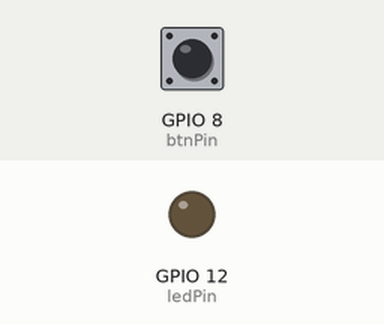
This sketch was run on a simulated ESP8266 (NodeMCU). On the bench: output pins drawn as LEDs (lit = HIGH). Inputs (shaded band) come from the test bench; at power-on: GPIO 8 (btnPin) HIGH. WiFi joins after 1.5 s; servers stay silent unless stated.

Above: at 3.0 s.
3.1 s: GPIO 8 (btnPin) pulled LOW for 0.15 s
At 3.5 s:
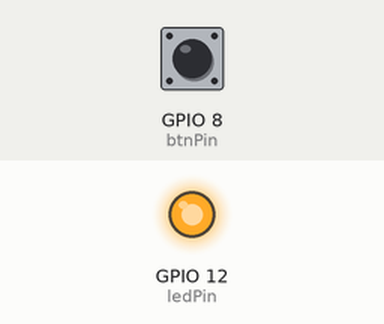
4.7 s: GPIO 8 (btnPin) pulled LOW for 1 s
At 5.9 s:
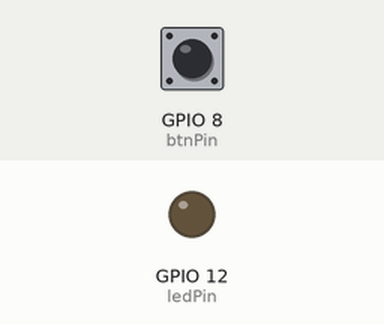
7.2 s: GPIO 8 (btnPin) pulled LOW for 3.2 s
At 7.8 s:
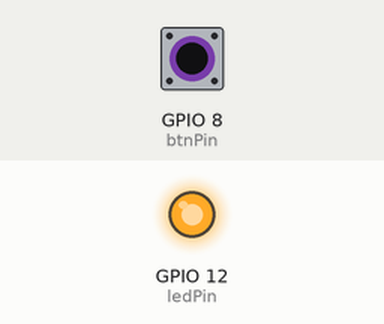
Timing chart, 0 to 10.2 s (numbered marks = the images above; inputs shaded):
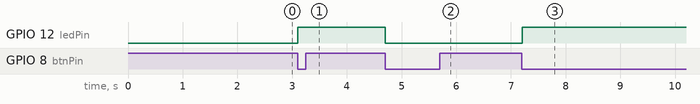

The sketch:

blynkk.ino
```cpp
#define BLYNK_PRINT Serial
#include <ESP8266WiFi.h>
#include <BlynkSimpleEsp8266.h>
#define WiFi_SSID "laxz10xx"
#define WiFi_PASSWORD "password"

char auth[] = "--blynkauth--";
char ssid[] = WiFi_SSID;
char pass[] = WiFi_PASSWORD;

const int ledPin = 12;
const int btnPin = 8;

BlynkTimer timer;
void checkPhysicalButton();

int ledState = LOW;
int btnState = HIGH;


BLYNK_CONNECTED() {
  // Request the latest state from the server
  Blynk.syncVirtual(V2);
}

// When App button is pushed - switch the state
BLYNK_WRITE(V2) {
  ledState = param.asInt();
  digitalWrite(ledPin, ledState);
}

void checkPhysicalButton()
{
  if (digitalRead(btnPin) == LOW) {
    // btnState is used to avoid sequential toggles
    if (btnState != LOW) {

      // Toggle LED state
      ledState = !ledState;
      digitalWrite(ledPin, ledState);

      // Update Button Widget
      Blynk.virtualWrite(V2, ledState);
    }
    btnState = LOW;
  } else {
    btnState = HIGH;
  }
}

void setup()
{
  // Debug console
  Serial.begin(9600);

  Blynk.begin(auth,ssid, pass);
  WiFi.begin(WiFi_SSID,WiFi_PASSWORD);
  pinMode(ledPin, OUTPUT);
  pinMode(btnPin, INPUT_PULLUP);
  digitalWrite(ledPin, ledState);

  // Setup a function to be called every 100 ms
  timer.setInterval(100L, checkPhysicalButton);
}

void loop()
{
  Blynk.run();
  timer.run();
}
```

Measured:
- after the input at 3.1 s, GPIO 12 (ledPin): LOW → HIGH at once
- after the input at 4.7 s, GPIO 12 (ledPin): HIGH → LOW at once
- after the input at 7.2 s, GPIO 12 (ledPin): LOW → HIGH at once
